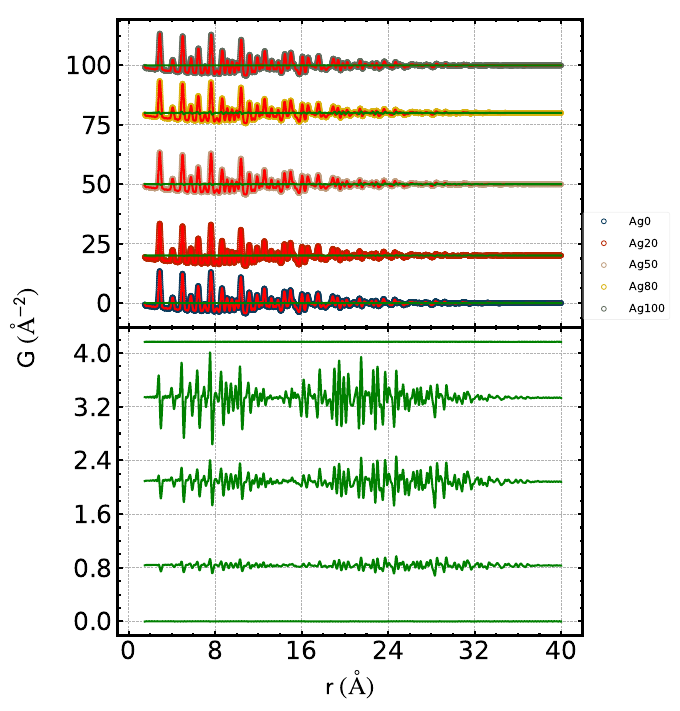

The script that saved this image:
from splot.splot import data_dict, Splot, c
import numpy as np

############################################################################
# A plot for multiple meas, cal and diff at top panel
# The diff curves are generated by the splot
# the diff curves are also plotted at the bottom panel
#########################################################################

#plot axis setup: 2 rows 1 column
myplot = Splot(2,1)

r = [0, 20, 50, 80, 100]
for i in r:
    # load the data:
    dataPath = "data/4/" + str(i)
    r = np.loadtxt(dataPath, skiprows=4, usecols=(0,))
    gtrunc = np.loadtxt(dataPath, skiprows=4, usecols=(1,))
    gcalc = np.loadtxt(dataPath, skiprows=4, usecols=(3,))

    # Set up data: G -- Measure data, Gcal -- Calcauted data
    G = data_dict((r, gtrunc), samplename="Ag", scan=str(i),
                  marker='o', color=c[i // 10 + 1])
    Gcalc = data_dict((r, gcalc), color=c[5], scan='Calculated')

    # plot data: y offset is set to the number of the file name
    myplot.plot_data(**G, offsety=i)

    # plot calculated curve at the same position, add outside legend
    myplot.plot_data(**Gcalc, offsety=i, diff=True, legend='out')

    # plot the diff curve at bottom panel(0,1): 2 steps
    # 1. load the G and Gcalc to the pannel
    myplot.add_data(G['data'], 1, 0)
    myplot.add_data(Gcalc['data'], 1, 0)
    # 2. plot the diff only
    myplot.diff_c(1, 0, offsety=i // 10)

    # reset the panel at both panels for replotting another set of G and Gcalc
    myplot.clear_data(0, 0)
    myplot.clear_data(1, 0)

# Resize the figure to be taller
myplot.figure_size(4, 8)

# Show figure and save
# myplot.show()
myplot.save(name='Example_4_DiffAtSeparatedPanel', form='pdf')